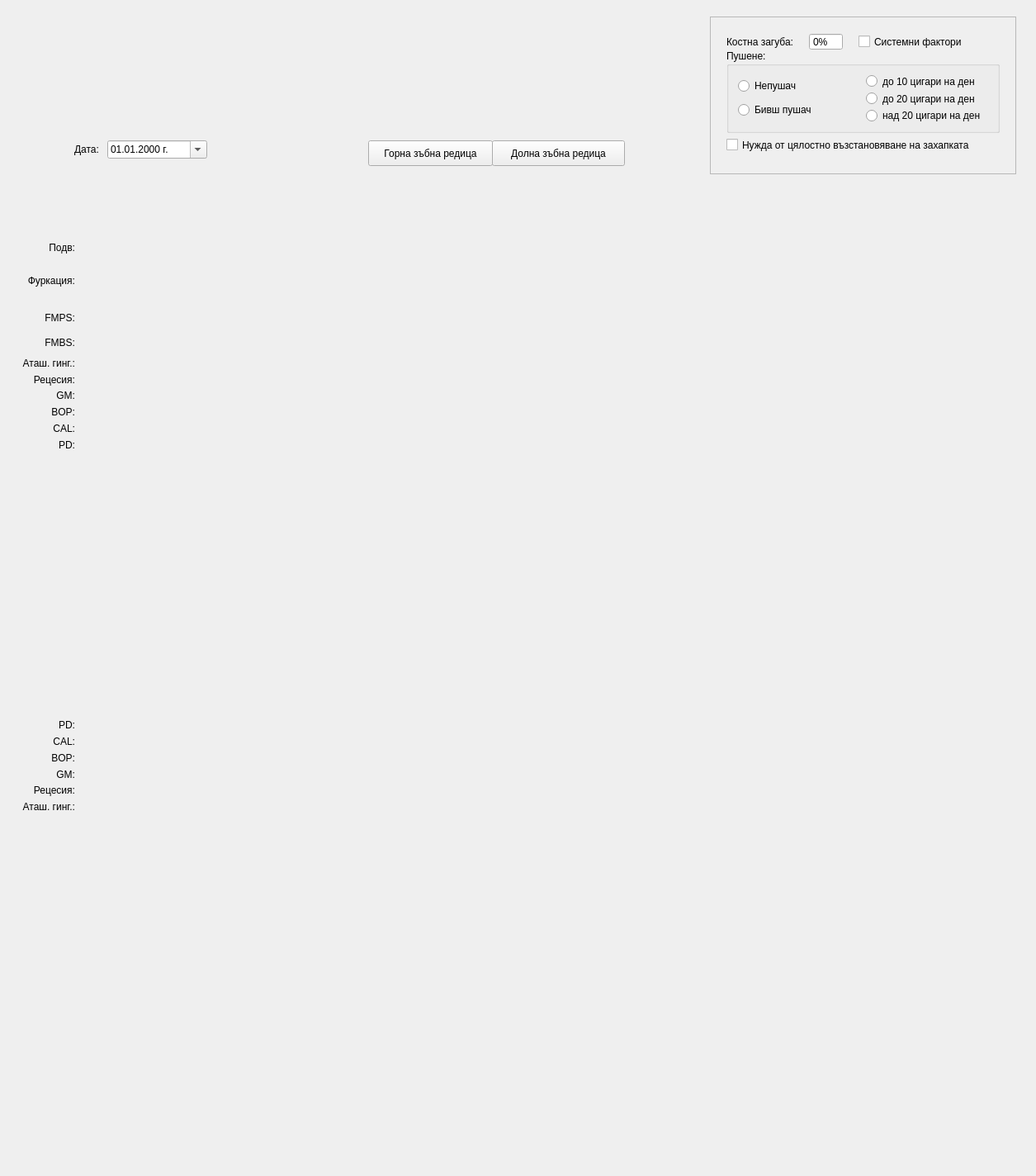
<?xml version="1.0" encoding="UTF-8"?>
<ui version="4.0">
 <class>PerioViewClass</class>
 <widget class="QWidget" name="PerioViewClass">
  <property name="geometry">
   <rect>
    <x>0</x>
    <y>0</y>
    <width>1255</width>
    <height>1424</height>
   </rect>
  </property>
  <property name="sizePolicy">
   <sizepolicy hsizetype="Fixed" vsizetype="Fixed">
    <horstretch>0</horstretch>
    <verstretch>0</verstretch>
   </sizepolicy>
  </property>
  <property name="minimumSize">
   <size>
    <width>1255</width>
    <height>1424</height>
   </size>
  </property>
  <property name="windowTitle">
   <string>PerioView</string>
  </property>
  <widget class="QStackedWidget" name="stackedWidget">
   <property name="geometry">
    <rect>
     <x>90</x>
     <y>230</y>
     <width>1161</width>
     <height>781</height>
    </rect>
   </property>
   <property name="currentIndex">
    <number>0</number>
   </property>
   <widget class="PerioStatusView" name="maxilla"/>
   <widget class="PerioStatusView" name="mandibula"/>
  </widget>
  <widget class="HalfRoundedButton" name="upperButton">
   <property name="geometry">
    <rect>
     <x>446</x>
     <y>170</y>
     <width>151</width>
     <height>31</height>
    </rect>
   </property>
   <property name="text">
    <string>Горна зъбна редица</string>
   </property>
   <property name="checkable">
    <bool>true</bool>
   </property>
  </widget>
  <widget class="HalfRoundedButton" name="lowerButton">
   <property name="geometry">
    <rect>
     <x>596</x>
     <y>170</y>
     <width>161</width>
     <height>31</height>
    </rect>
   </property>
   <property name="text">
    <string>Долна зъбна редица</string>
   </property>
   <property name="checkable">
    <bool>true</bool>
   </property>
  </widget>
  <widget class="QLabel" name="riskLabel">
   <property name="geometry">
    <rect>
     <x>480</x>
     <y>1300</y>
     <width>401</width>
     <height>51</height>
    </rect>
   </property>
   <property name="font">
    <font>
     <pointsize>16</pointsize>
    </font>
   </property>
   <property name="text">
    <string/>
   </property>
   <property name="alignment">
    <set>Qt::AlignmentFlag::AlignCenter</set>
   </property>
  </widget>
  <widget class="PerioStatisticView" name="perioStatistics" native="true">
   <property name="geometry">
    <rect>
     <x>100</x>
     <y>1030</y>
     <width>1126</width>
     <height>360</height>
    </rect>
   </property>
  </widget>
  <widget class="DateEdit" name="dateEdit">
   <property name="geometry">
    <rect>
     <x>130</x>
     <y>170</y>
     <width>121</width>
     <height>22</height>
    </rect>
   </property>
   <property name="displayFormat">
    <string notr="true">dd.MM.yyyy 'г.'</string>
   </property>
   <property name="calendarPopup">
    <bool>true</bool>
   </property>
  </widget>
  <widget class="QLabel" name="label_2">
   <property name="geometry">
    <rect>
     <x>90</x>
     <y>170</y>
     <width>49</width>
     <height>21</height>
    </rect>
   </property>
   <property name="text">
    <string>Дата:</string>
   </property>
  </widget>
  <widget class="PatientTileInfo" name="patientInfoTile" native="true">
   <property name="geometry">
    <rect>
     <x>10</x>
     <y>20</y>
     <width>831</width>
     <height>141</height>
    </rect>
   </property>
  </widget>
  <widget class="RoundedFrame" name="frame">
   <property name="geometry">
    <rect>
     <x>860</x>
     <y>20</y>
     <width>371</width>
     <height>191</height>
    </rect>
   </property>
   <property name="frameShape">
    <enum>QFrame::Shape::StyledPanel</enum>
   </property>
   <property name="frameShadow">
    <enum>QFrame::Shadow::Raised</enum>
   </property>
   <widget class="QLabel" name="label">
    <property name="geometry">
     <rect>
      <x>20</x>
      <y>20</y>
      <width>101</width>
      <height>21</height>
     </rect>
    </property>
    <property name="text">
     <string>Костна загуба:</string>
    </property>
   </widget>
   <widget class="QGroupBox" name="groupBox">
    <property name="geometry">
     <rect>
      <x>20</x>
      <y>40</y>
      <width>331</width>
      <height>101</height>
     </rect>
    </property>
    <property name="title">
     <string>Пушене:</string>
    </property>
    <layout class="QHBoxLayout" name="horizontalLayout">
     <item>
      <layout class="QVBoxLayout" name="verticalLayout">
       <item>
        <widget class="QRadioButton" name="radioSmoke_1">
         <property name="text">
          <string>Непушач</string>
         </property>
        </widget>
       </item>
       <item>
        <widget class="QRadioButton" name="radioSmoke_2">
         <property name="text">
          <string>Бивш пушач</string>
         </property>
        </widget>
       </item>
      </layout>
     </item>
     <item>
      <layout class="QVBoxLayout" name="verticalLayout_2">
       <item>
        <widget class="QRadioButton" name="radioSmoke_3">
         <property name="text">
          <string>до 10 цигари на ден</string>
         </property>
        </widget>
       </item>
       <item>
        <widget class="QRadioButton" name="radioSmoke_4">
         <property name="text">
          <string>до 20 цигари на ден</string>
         </property>
        </widget>
       </item>
       <item>
        <widget class="QRadioButton" name="radioSmoke_5">
         <property name="text">
          <string>над 20 цигари на ден</string>
         </property>
        </widget>
       </item>
      </layout>
     </item>
    </layout>
   </widget>
   <widget class="QCheckBox" name="systemicCheck">
    <property name="geometry">
     <rect>
      <x>180</x>
      <y>20</y>
      <width>161</width>
      <height>21</height>
     </rect>
    </property>
    <property name="text">
     <string>Системни фактори</string>
    </property>
   </widget>
   <widget class="QCheckBox" name="restoreCheck">
    <property name="geometry">
     <rect>
      <x>20</x>
      <y>140</y>
      <width>331</width>
      <height>31</height>
     </rect>
    </property>
    <property name="text">
     <string>Нужда от цялостно възстановяване на захапката</string>
    </property>
   </widget>
   <widget class="QSpinBox" name="boneSpin">
    <property name="geometry">
     <rect>
      <x>120</x>
      <y>20</y>
      <width>41</width>
      <height>21</height>
     </rect>
    </property>
    <property name="buttonSymbols">
     <enum>QAbstractSpinBox::ButtonSymbols::NoButtons</enum>
    </property>
    <property name="suffix">
     <string>%</string>
    </property>
    <property name="maximum">
     <number>100</number>
    </property>
   </widget>
  </widget>
  <widget class="QFrame" name="frame_2">
   <property name="geometry">
    <rect>
     <x>0</x>
     <y>230</y>
     <width>91</width>
     <height>757</height>
    </rect>
   </property>
   <property name="frameShape">
    <enum>QFrame::Shape::NoFrame</enum>
   </property>
   <property name="frameShadow">
    <enum>QFrame::Shadow::Plain</enum>
   </property>
   <layout class="QVBoxLayout" name="verticalLayout_4">
    <property name="spacing">
     <number>0</number>
    </property>
    <property name="leftMargin">
     <number>0</number>
    </property>
    <property name="topMargin">
     <number>60</number>
    </property>
    <property name="rightMargin">
     <number>0</number>
    </property>
    <property name="bottomMargin">
     <number>0</number>
    </property>
    <item>
     <widget class="QLabel" name="label_4">
      <property name="text">
       <string>Подв:</string>
      </property>
      <property name="alignment">
       <set>Qt::AlignmentFlag::AlignRight|Qt::AlignmentFlag::AlignTrailing|Qt::AlignmentFlag::AlignVCenter</set>
      </property>
     </widget>
    </item>
    <item>
     <widget class="QLabel" name="label_5">
      <property name="minimumSize">
       <size>
        <width>0</width>
        <height>60</height>
       </size>
      </property>
      <property name="maximumSize">
       <size>
        <width>16777215</width>
        <height>60</height>
       </size>
      </property>
      <property name="text">
       <string>Фуркация:</string>
      </property>
      <property name="alignment">
       <set>Qt::AlignmentFlag::AlignRight|Qt::AlignmentFlag::AlignTrailing|Qt::AlignmentFlag::AlignVCenter</set>
      </property>
     </widget>
    </item>
    <item>
     <widget class="QFrame" name="frame_3">
      <property name="minimumSize">
       <size>
        <width>0</width>
        <height>60</height>
       </size>
      </property>
      <property name="maximumSize">
       <size>
        <width>16777215</width>
        <height>60</height>
       </size>
      </property>
      <property name="frameShape">
       <enum>QFrame::Shape::NoFrame</enum>
      </property>
      <property name="frameShadow">
       <enum>QFrame::Shadow::Plain</enum>
      </property>
      <layout class="QVBoxLayout" name="verticalLayout_3">
       <property name="spacing">
        <number>0</number>
       </property>
       <property name="leftMargin">
        <number>0</number>
       </property>
       <property name="topMargin">
        <number>0</number>
       </property>
       <property name="rightMargin">
        <number>0</number>
       </property>
       <property name="bottomMargin">
        <number>0</number>
       </property>
       <item>
        <widget class="QLabel" name="label_6">
         <property name="text">
          <string>FMPS:</string>
         </property>
         <property name="alignment">
          <set>Qt::AlignmentFlag::AlignRight|Qt::AlignmentFlag::AlignTrailing|Qt::AlignmentFlag::AlignVCenter</set>
         </property>
        </widget>
       </item>
       <item>
        <widget class="QLabel" name="label_7">
         <property name="text">
          <string>FMBS:</string>
         </property>
         <property name="alignment">
          <set>Qt::AlignmentFlag::AlignRight|Qt::AlignmentFlag::AlignTrailing|Qt::AlignmentFlag::AlignVCenter</set>
         </property>
        </widget>
       </item>
      </layout>
     </widget>
    </item>
    <item>
     <widget class="QLabel" name="label_8">
      <property name="text">
       <string>Аташ. гинг.:</string>
      </property>
      <property name="alignment">
       <set>Qt::AlignmentFlag::AlignRight|Qt::AlignmentFlag::AlignTrailing|Qt::AlignmentFlag::AlignVCenter</set>
      </property>
     </widget>
    </item>
    <item>
     <widget class="QLabel" name="label_9">
      <property name="text">
       <string>Рецесия:</string>
      </property>
      <property name="alignment">
       <set>Qt::AlignmentFlag::AlignRight|Qt::AlignmentFlag::AlignTrailing|Qt::AlignmentFlag::AlignVCenter</set>
      </property>
     </widget>
    </item>
    <item>
     <widget class="QLabel" name="label_10">
      <property name="text">
       <string>GM:</string>
      </property>
      <property name="alignment">
       <set>Qt::AlignmentFlag::AlignRight|Qt::AlignmentFlag::AlignTrailing|Qt::AlignmentFlag::AlignVCenter</set>
      </property>
     </widget>
    </item>
    <item>
     <widget class="QLabel" name="label_11">
      <property name="text">
       <string>BOP:</string>
      </property>
      <property name="alignment">
       <set>Qt::AlignmentFlag::AlignRight|Qt::AlignmentFlag::AlignTrailing|Qt::AlignmentFlag::AlignVCenter</set>
      </property>
     </widget>
    </item>
    <item>
     <widget class="QLabel" name="label_12">
      <property name="text">
       <string>CAL:</string>
      </property>
      <property name="alignment">
       <set>Qt::AlignmentFlag::AlignRight|Qt::AlignmentFlag::AlignTrailing|Qt::AlignmentFlag::AlignVCenter</set>
      </property>
     </widget>
    </item>
    <item>
     <widget class="QLabel" name="label_13">
      <property name="text">
       <string>PD:</string>
      </property>
      <property name="alignment">
       <set>Qt::AlignmentFlag::AlignRight|Qt::AlignmentFlag::AlignTrailing|Qt::AlignmentFlag::AlignVCenter</set>
      </property>
     </widget>
    </item>
    <item>
     <widget class="QLabel" name="label_20">
      <property name="minimumSize">
       <size>
        <width>0</width>
        <height>320</height>
       </size>
      </property>
      <property name="maximumSize">
       <size>
        <width>16777215</width>
        <height>315</height>
       </size>
      </property>
      <property name="text">
       <string/>
      </property>
     </widget>
    </item>
    <item>
     <widget class="QLabel" name="label_15">
      <property name="text">
       <string>PD:</string>
      </property>
      <property name="alignment">
       <set>Qt::AlignmentFlag::AlignRight|Qt::AlignmentFlag::AlignTrailing|Qt::AlignmentFlag::AlignVCenter</set>
      </property>
     </widget>
    </item>
    <item>
     <widget class="QLabel" name="label_16">
      <property name="text">
       <string>CAL:</string>
      </property>
      <property name="alignment">
       <set>Qt::AlignmentFlag::AlignRight|Qt::AlignmentFlag::AlignTrailing|Qt::AlignmentFlag::AlignVCenter</set>
      </property>
     </widget>
    </item>
    <item>
     <widget class="QLabel" name="label_14">
      <property name="text">
       <string>BOP:</string>
      </property>
      <property name="alignment">
       <set>Qt::AlignmentFlag::AlignRight|Qt::AlignmentFlag::AlignTrailing|Qt::AlignmentFlag::AlignVCenter</set>
      </property>
     </widget>
    </item>
    <item>
     <widget class="QLabel" name="label_17">
      <property name="text">
       <string>GM:</string>
      </property>
      <property name="alignment">
       <set>Qt::AlignmentFlag::AlignRight|Qt::AlignmentFlag::AlignTrailing|Qt::AlignmentFlag::AlignVCenter</set>
      </property>
     </widget>
    </item>
    <item>
     <widget class="QLabel" name="label_18">
      <property name="text">
       <string>Рецесия:</string>
      </property>
      <property name="alignment">
       <set>Qt::AlignmentFlag::AlignRight|Qt::AlignmentFlag::AlignTrailing|Qt::AlignmentFlag::AlignVCenter</set>
      </property>
     </widget>
    </item>
    <item>
     <widget class="QLabel" name="label_19">
      <property name="text">
       <string>Аташ. гинг.:</string>
      </property>
      <property name="alignment">
       <set>Qt::AlignmentFlag::AlignRight|Qt::AlignmentFlag::AlignTrailing|Qt::AlignmentFlag::AlignVCenter</set>
      </property>
     </widget>
    </item>
   </layout>
  </widget>
  <zorder>patientInfoTile</zorder>
  <zorder>stackedWidget</zorder>
  <zorder>upperButton</zorder>
  <zorder>lowerButton</zorder>
  <zorder>riskLabel</zorder>
  <zorder>perioStatistics</zorder>
  <zorder>dateEdit</zorder>
  <zorder>label_2</zorder>
  <zorder>frame</zorder>
  <zorder>frame_2</zorder>
 </widget>
 <layoutdefault spacing="6" margin="11"/>
 <customwidgets>
  <customwidget>
   <class>PatientTileInfo</class>
   <extends>QWidget</extends>
   <header>View/SubWidgets/PatientTileInfo.h</header>
   <container>1</container>
  </customwidget>
  <customwidget>
   <class>RoundedFrame</class>
   <extends>QFrame</extends>
   <header>View/uiComponents/RoundedFrame.h</header>
   <container>1</container>
  </customwidget>
  <customwidget>
   <class>DateEdit</class>
   <extends>QDateEdit</extends>
   <header>View/uiComponents/DateEdit.h</header>
  </customwidget>
  <customwidget>
   <class>PerioStatisticView</class>
   <extends>QWidget</extends>
   <header>View/SubWidgets/PerioStatisticView.h</header>
   <container>1</container>
  </customwidget>
  <customwidget>
   <class>PerioStatusView</class>
   <extends>QWidget</extends>
   <header>View/Widgets/PerioStatusView.h</header>
   <container>1</container>
  </customwidget>
  <customwidget>
   <class>HalfRoundedButton</class>
   <extends>QPushButton</extends>
   <header>View/uiComponents/HalfRoundedButton.h</header>
  </customwidget>
 </customwidgets>
 <resources/>
 <connections/>
</ui>
